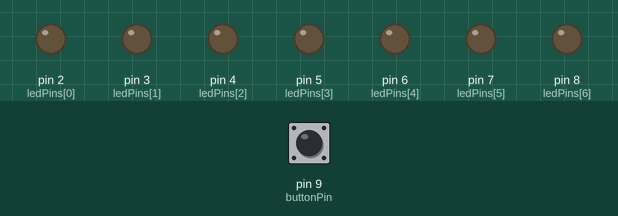
This sketch was run on a simulated Arduino Uno, built with avr-gcc and run on an emulated ATmega328P. On the bench: output pins drawn as LEDs (lit = HIGH). Inputs (shaded band) come from the test bench; at power-on: pin 9 (buttonPin) LOW. Random numbers use the default seed unless the sketch sets one.

Above: at 1.2 s.
1.3 s: pin 9 (buttonPin) pulled HIGH for 0.15 s
At 2.4 s:
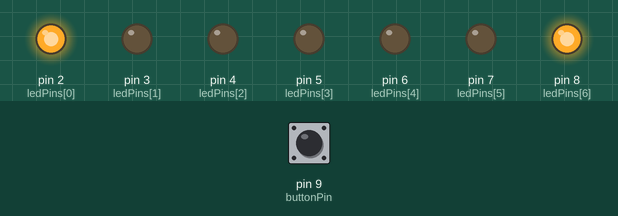
2.9 s: pin 9 (buttonPin) pulsed HIGH 5 times (0.12 s each, 0.3 s apart)
At 4.9 s:
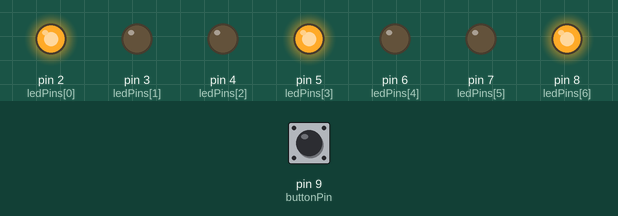
5.9 s: pin 9 (buttonPin) pulled HIGH for 1 s
At 7.1 s:
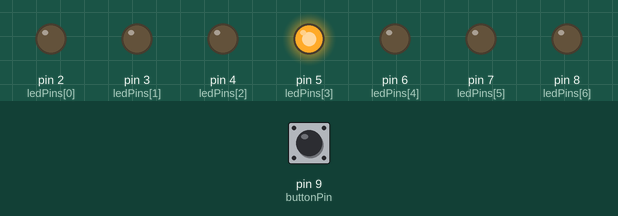
8.4 s: pin 9 (buttonPin) pulled HIGH for 3.2 s
At 9.1 s:
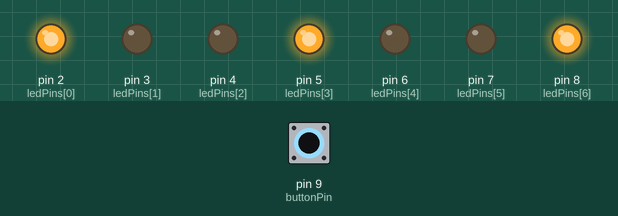
Timing chart, 0 to 11.4 s (numbered marks = the images above; inputs shaded):
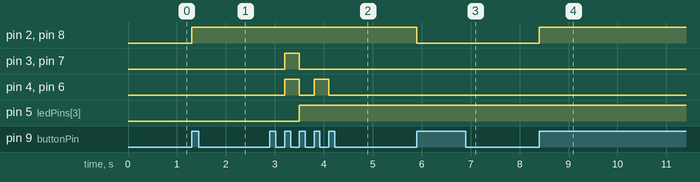

Measured:
- after the input at 1.3 s, pin 2 (ledPins[0]), pin 8 (ledPins[6]): LOW → HIGH at once
- after the input at 2.9 s, pin 3 (ledPins[1]), pin 7 (ledPins[5]): LOW → HIGH after 0.30 s, → LOW 0.30 s later; pin 4 (ledPins[2]), pin 6 (ledPins[4]): alternates HIGH for 0.30 s and LOW for 0.30 s, 4 changes in all, then stays LOW, starting after 0.30 s; pin 5 (ledPins[3]): LOW → HIGH after 0.60 s
- after the input at 5.9 s, pin 2 (ledPins[0]), pin 8 (ledPins[6]): HIGH → LOW at once
- after the input at 8.4 s, pin 2 (ledPins[0]), pin 8 (ledPins[6]): LOW → HIGH at once

The sketch:

digital_dice.ino
```cpp
const int buttonPin = 9;
const int ledPins[] = {2, 3, 4, 5, 6, 7, 8};

int buttonState = 0;

// Dice patterns for LEDs
const byte dicePatterns[6][7] = {
  {0, 0, 0, 1, 0, 0, 0}, // 1
  {1, 0, 0, 0, 0, 0, 1}, // 2
  {1, 0, 0, 1, 0, 0, 1}, // 3
  {1, 0, 1, 0, 1, 0, 1}, // 4
  {1, 0, 1, 1, 1, 0, 1}, // 5
  {1, 1, 1, 0, 1, 1, 1}  // 6
};

void setup() {
  // Initialize the LED pins as outputs
  for (int i = 0; i < 7; i++) {
    pinMode(ledPins[i], OUTPUT);
  }

  // Initialize the button pin as an input
  pinMode(buttonPin, INPUT);
}

void loop() {
  // Read the state of the button
  buttonState = digitalRead(buttonPin);

  // Check if the button is pressed
  if (buttonState == HIGH) {
    // Generate a random number between 1 and 6
    int diceRoll = random(1, 7);

    // Display the dice number using LEDs
    displayDice(diceRoll);

    // Wait until the button is released
    while (digitalRead(buttonPin) == HIGH) {
      delay(10); // Debounce delay
    }
  }
}

void displayDice(int num) {
  for (int i = 0; i < 7; i++) {
    digitalWrite(ledPins[i], dicePatterns[num - 1][i]);
  }
}
```
